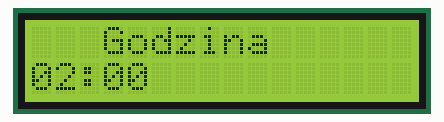
Simulated run of this sketch. Board: Arduino Uno, built with avr-gcc and run on an emulated ATmega328P. Parts: 16×2 character LCD. Wiring (inferred from the names in the program): PCF8574 port expander at I2C address 0x27. Wiring (inferred from the signals the program sends): character LCD (HD44780): RS Q0; E Q2; backlight Q3; data Q4, Q5, Q6, Q7.

Above: at 0.1 s.
At 60.1 s:
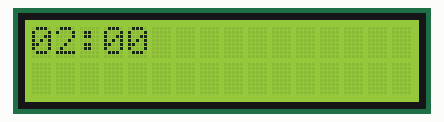

The sketch:

zegar_na_sztywno.ino
```cpp
#include <Wire.h>

unsigned long t_akt = 0;
unsigned long t_poprz = 0;
unsigned long t_odc = 0;
unsigned long suma = 0;
unsigned long t_min_poln = 0;
unsigned long godz = 0;
unsigned long minuta = 0;
unsigned long t = 0;

const uint8_t lcdAddr = 0x27;

// Podstawowa funkcja wysyłająca bajt do LCD
void lcd_send(uint8_t value, uint8_t mode) {
    uint8_t highnibble = value & 0xF0;
    uint8_t lownibble  = (value << 4) & 0xF0;

    uint8_t data[4];
    data[0] = highnibble | 0x0C | mode; // EN = 1, Backlight = 1
    data[1] = highnibble | 0x08 | mode; // EN = 0, Backlight = 1
    data[2] = lownibble  | 0x0C | mode; // EN = 1, Backlight = 1
    data[3] = lownibble  | 0x08 | mode; // EN = 0, Backlight = 1

    for (int i = 0; i < 4; i++) {
        Wire.beginTransmission(lcdAddr);
        Wire.write(data[i]);
        Wire.endTransmission();
        delayMicroseconds(50); // Opóźnienie stabilizujące dla fizycznego HD44780
    }
}

// Ustawianie kursora (wiersz 0 lub 1, kolumna 0-15)
void setCursor(uint8_t col, uint8_t row) {
    uint8_t adresy[] = {0x80, 0xC0};
    lcd_send(adresy[row] + col, 0);
}

// Funkcja wypisująca tekst
void printLCD(String tresc) {
    for (int i = 0; i < tresc.length(); i++) {
        lcd_send(tresc[i], 1);
    }
}

// Czyszczenie ekranu
void clearLCD() {
    lcd_send(0x01, 0);
    delay(2);
}

void setup() {
    Wire.begin();
    delay(50);

    // Sekwencja inicjalizacji HD44780 w trybie 4-bitowym
    lcd_send(0x33, 0);
    delay(5);
    lcd_send(0x32, 0);
    delay(5);

    // Konfiguracja pracy
    lcd_send(0x28, 0); // 4-bit, 2 linie, font 5x8
    lcd_send(0x0C, 0); // Ekran włączony, kursor wyłączony
    lcd_send(0x06, 0); // Inkrementacja kursora
    clearLCD();


    // Wyświetlanie tekstów

    setCursor(3, 0);
    printLCD("Godzina");

    setCursor(0, 1);
    char buffer[16];
    godz = 2UL;
    minuta = 57UL;
    t = (godz * 60UL + minuta) * 60000UL;
    sprintf(buffer, "%02d:%02d", godz, minuta);
    printLCD(buffer);
    delay(1000);
}

void loop() {
  t_akt = millis();
  t_odc = t_akt - t_poprz;
  t_poprz = t_akt;
  suma = suma + t_odc;
  if(suma >= 60000UL)
  {
    t = (t + 60000UL) % 86400000UL;
    suma = suma - 60000UL;
    clearLCD();
    char buffer[16];
    sprintf(buffer, "%02d:%02d", t/60000UL/60UL, t/60000UL - t/60000UL/60UL * 60);
    printLCD(buffer);
  }


}
```

Measured:
- what the display in image 0 shows lasts 59.9 s, from 0.1 s to 60.0 s
- what the display in image 1 shows lasts 60.0 s, from 60.0 s to 120.0 s
